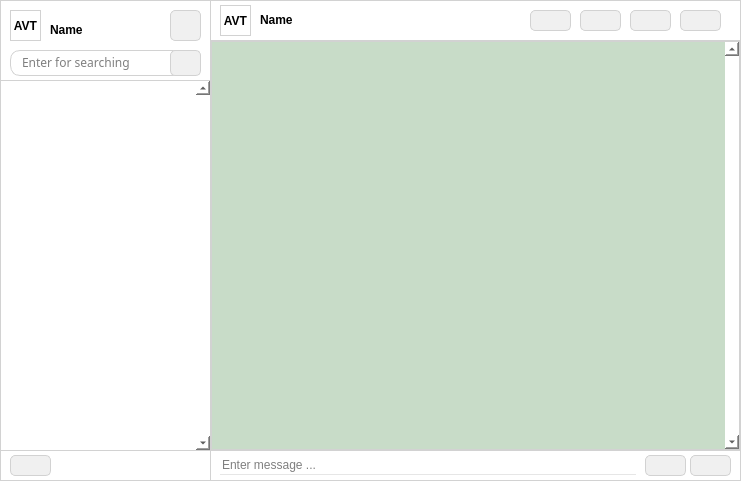
<?xml version="1.0" encoding="UTF-8"?>
<ui version="4.0">
 <class>home</class>
 <widget class="QWidget" name="home">
  <property name="enabled">
   <bool>true</bool>
  </property>
  <property name="geometry">
   <rect>
    <x>0</x>
    <y>0</y>
    <width>741</width>
    <height>481</height>
   </rect>
  </property>
  <property name="windowTitle">
   <string>Alo App</string>
  </property>
  <property name="autoFillBackground">
   <bool>false</bool>
  </property>
  <property name="styleSheet">
   <string notr="true">background: rgb(255, 255, 255);</string>
  </property>
  <widget class="QListWidget" name="chatListWidget">
   <property name="geometry">
    <rect>
     <x>0</x>
     <y>80</y>
     <width>211</width>
     <height>371</height>
    </rect>
   </property>
   <property name="styleSheet">
    <string notr="true">border: 1px solid rgb(210, 210, 210); </string>
   </property>
   <property name="frameShape">
    <enum>QFrame::Box</enum>
   </property>
   <property name="frameShadow">
    <enum>QFrame::Plain</enum>
   </property>
   <property name="lineWidth">
    <number>1</number>
   </property>
   <property name="verticalScrollBarPolicy">
    <enum>Qt::ScrollBarAlwaysOn</enum>
   </property>
   <property name="verticalScrollMode">
    <enum>QAbstractItemView::ScrollPerItem</enum>
   </property>
  </widget>
  <widget class="QWidget" name="topLeftWidget" native="true">
   <property name="geometry">
    <rect>
     <x>0</x>
     <y>0</y>
     <width>211</width>
     <height>81</height>
    </rect>
   </property>
   <property name="styleSheet">
    <string notr="true">border: 1px solid rgb(210, 210, 210);</string>
   </property>
   <widget class="QWidget" name="searchWidget" native="true">
    <property name="geometry">
     <rect>
      <x>10</x>
      <y>50</y>
      <width>191</width>
      <height>26</height>
     </rect>
    </property>
    <property name="styleSheet">
     <string notr="true">border: 1px solid rgb(210, 210, 210); border-radius: 10px</string>
    </property>
    <widget class="QLineEdit" name="inputSearch">
     <property name="geometry">
      <rect>
       <x>10</x>
       <y>1</y>
       <width>141</width>
       <height>23</height>
      </rect>
     </property>
     <property name="font">
      <font>
       <family>HoloLens MDL2 Assets</family>
      </font>
     </property>
     <property name="styleSheet">
      <string notr="true">border: 0px; border-radius: 0px;</string>
     </property>
     <property name="text">
      <string/>
     </property>
     <property name="placeholderText">
      <string>Enter for searching</string>
     </property>
    </widget>
    <widget class="QPushButton" name="btnSearch">
     <property name="geometry">
      <rect>
       <x>160</x>
       <y>0</y>
       <width>31</width>
       <height>26</height>
      </rect>
     </property>
     <property name="styleSheet">
      <string notr="true">border-radius: 5px; background-color: rgb(240, 240, 240);</string>
     </property>
     <property name="text">
      <string/>
     </property>
     <property name="icon">
      <iconset>
       <normaloff>../asset/icon/search.svg</normaloff>../asset/icon/search.svg</iconset>
     </property>
    </widget>
   </widget>
   <widget class="QPushButton" name="btnAddGroup">
    <property name="geometry">
     <rect>
      <x>170</x>
      <y>10</y>
      <width>31</width>
      <height>31</height>
     </rect>
    </property>
    <property name="styleSheet">
     <string notr="true">border-radius: 5px; background-color: rgb(240, 240, 240);</string>
    </property>
    <property name="text">
     <string/>
    </property>
    <property name="icon">
     <iconset>
      <normaloff>../asset/icon/add_group.svg</normaloff>../asset/icon/add_group.svg</iconset>
    </property>
   </widget>
   <widget class="QLabel" name="imgAvatar">
    <property name="geometry">
     <rect>
      <x>10</x>
      <y>10</y>
      <width>31</width>
      <height>31</height>
     </rect>
    </property>
    <property name="font">
     <font>
      <weight>75</weight>
      <bold>true</bold>
     </font>
    </property>
    <property name="text">
     <string>AVT</string>
    </property>
    <property name="alignment">
     <set>Qt::AlignCenter</set>
    </property>
   </widget>
   <widget class="QLabel" name="lblDisplayName">
    <property name="geometry">
     <rect>
      <x>50</x>
      <y>20</y>
      <width>111</width>
      <height>20</height>
     </rect>
    </property>
    <property name="font">
     <font>
      <weight>75</weight>
      <bold>true</bold>
     </font>
    </property>
    <property name="styleSheet">
     <string notr="true">border: none</string>
    </property>
    <property name="text">
     <string>Name</string>
    </property>
   </widget>
  </widget>
  <widget class="QWidget" name="topRightWidget" native="true">
   <property name="geometry">
    <rect>
     <x>210</x>
     <y>0</y>
     <width>531</width>
     <height>41</height>
    </rect>
   </property>
   <property name="styleSheet">
    <string notr="true">border: 1px solid rgb(210, 210, 210);</string>
   </property>
   <widget class="QPushButton" name="btnData">
    <property name="geometry">
     <rect>
      <x>470</x>
      <y>10</y>
      <width>41</width>
      <height>21</height>
     </rect>
    </property>
    <property name="styleSheet">
     <string notr="true">border-radius: 5px; background-color: rgb(240, 240, 240);</string>
    </property>
    <property name="text">
     <string/>
    </property>
    <property name="icon">
     <iconset>
      <normaloff>../asset/icon/data.svg</normaloff>../asset/icon/data.svg</iconset>
    </property>
   </widget>
   <widget class="QPushButton" name="btnCall">
    <property name="geometry">
     <rect>
      <x>370</x>
      <y>10</y>
      <width>41</width>
      <height>21</height>
     </rect>
    </property>
    <property name="styleSheet">
     <string notr="true">border-radius: 5px; background-color: rgb(240, 240, 240);</string>
    </property>
    <property name="text">
     <string/>
    </property>
    <property name="icon">
     <iconset>
      <normaloff>../asset/icon/call.svg</normaloff>../asset/icon/call.svg</iconset>
    </property>
   </widget>
   <widget class="QPushButton" name="btnVideoCall">
    <property name="geometry">
     <rect>
      <x>420</x>
      <y>10</y>
      <width>41</width>
      <height>21</height>
     </rect>
    </property>
    <property name="styleSheet">
     <string notr="true">border-radius: 5px; background-color: rgb(240, 240, 240);</string>
    </property>
    <property name="text">
     <string/>
    </property>
    <property name="icon">
     <iconset>
      <normaloff>../asset/icon/video_cam.svg</normaloff>../asset/icon/video_cam.svg</iconset>
    </property>
   </widget>
   <widget class="QLabel" name="lblChatName1">
    <property name="geometry">
     <rect>
      <x>50</x>
      <y>10</y>
      <width>131</width>
      <height>20</height>
     </rect>
    </property>
    <property name="font">
     <font>
      <weight>75</weight>
      <bold>true</bold>
     </font>
    </property>
    <property name="styleSheet">
     <string notr="true">border: none</string>
    </property>
    <property name="text">
     <string>Name</string>
    </property>
   </widget>
   <widget class="QLabel" name="imgAvatar1">
    <property name="geometry">
     <rect>
      <x>10</x>
      <y>5</y>
      <width>31</width>
      <height>31</height>
     </rect>
    </property>
    <property name="font">
     <font>
      <weight>75</weight>
      <bold>true</bold>
     </font>
    </property>
    <property name="text">
     <string>AVT</string>
    </property>
    <property name="alignment">
     <set>Qt::AlignCenter</set>
    </property>
   </widget>
   <widget class="QPushButton" name="btnAddGroup1">
    <property name="geometry">
     <rect>
      <x>320</x>
      <y>10</y>
      <width>41</width>
      <height>21</height>
     </rect>
    </property>
    <property name="styleSheet">
     <string notr="true">border-radius: 5px; background-color: rgb(240, 240, 240);</string>
    </property>
    <property name="text">
     <string/>
    </property>
    <property name="icon">
     <iconset>
      <normaloff>../asset/icon/add_group.svg</normaloff>../asset/icon/add_group.svg</iconset>
    </property>
   </widget>
  </widget>
  <widget class="QListWidget" name="msgListWidget">
   <property name="geometry">
    <rect>
     <x>210</x>
     <y>40</y>
     <width>531</width>
     <height>411</height>
    </rect>
   </property>
   <property name="styleSheet">
    <string notr="true">background: rgb(200, 220, 200); border: 2px solid rgb(210, 210, 210);</string>
   </property>
   <property name="frameShape">
    <enum>QFrame::Box</enum>
   </property>
   <property name="frameShadow">
    <enum>QFrame::Plain</enum>
   </property>
   <property name="lineWidth">
    <number>1</number>
   </property>
   <property name="verticalScrollBarPolicy">
    <enum>Qt::ScrollBarAlwaysOn</enum>
   </property>
   <property name="horizontalScrollBarPolicy">
    <enum>Qt::ScrollBarAlwaysOff</enum>
   </property>
   <property name="verticalScrollMode">
    <enum>QAbstractItemView::ScrollPerItem</enum>
   </property>
  </widget>
  <widget class="QWidget" name="bottomWidget" native="true">
   <property name="geometry">
    <rect>
     <x>210</x>
     <y>450</y>
     <width>531</width>
     <height>31</height>
    </rect>
   </property>
   <property name="styleSheet">
    <string notr="true">border: 1px solid rgb(210, 210, 210);</string>
   </property>
   <widget class="QPushButton" name="btnSend">
    <property name="geometry">
     <rect>
      <x>480</x>
      <y>5</y>
      <width>41</width>
      <height>21</height>
     </rect>
    </property>
    <property name="styleSheet">
     <string notr="true">border-radius: 5px; background-color: rgb(240, 240, 240);</string>
    </property>
    <property name="text">
     <string/>
    </property>
    <property name="icon">
     <iconset>
      <normaloff>../asset/icon/send.svg</normaloff>../asset/icon/send.svg</iconset>
    </property>
   </widget>
   <widget class="QPushButton" name="btnIcon">
    <property name="geometry">
     <rect>
      <x>435</x>
      <y>5</y>
      <width>41</width>
      <height>21</height>
     </rect>
    </property>
    <property name="styleSheet">
     <string notr="true">border-radius: 5px; background-color: rgb(240, 240, 240);</string>
    </property>
    <property name="text">
     <string/>
    </property>
    <property name="icon">
     <iconset>
      <normaloff>../asset/icon/icon.svg</normaloff>../asset/icon/icon.svg</iconset>
    </property>
   </widget>
   <widget class="QLineEdit" name="inputMsg">
    <property name="geometry">
     <rect>
      <x>10</x>
      <y>5</y>
      <width>416</width>
      <height>20</height>
     </rect>
    </property>
    <property name="styleSheet">
     <string notr="true">border: none; border-bottom: 1px solid rgb(230, 230, 230);</string>
    </property>
    <property name="text">
     <string/>
    </property>
    <property name="placeholderText">
     <string>Enter message ...</string>
    </property>
   </widget>
  </widget>
  <widget class="QWidget" name="toolsWidget" native="true">
   <property name="geometry">
    <rect>
     <x>0</x>
     <y>450</y>
     <width>211</width>
     <height>31</height>
    </rect>
   </property>
   <property name="styleSheet">
    <string notr="true">border: 1px solid rgb(210, 210, 210); </string>
   </property>
   <widget class="QPushButton" name="btnLogout">
    <property name="geometry">
     <rect>
      <x>10</x>
      <y>5</y>
      <width>41</width>
      <height>21</height>
     </rect>
    </property>
    <property name="styleSheet">
     <string notr="true">border-radius: 5px; background-color: rgb(240, 240, 240);</string>
    </property>
    <property name="text">
     <string/>
    </property>
    <property name="icon">
     <iconset>
      <normaloff>../asset/icon/logout.svg</normaloff>../asset/icon/logout.svg</iconset>
    </property>
   </widget>
  </widget>
 </widget>
 <resources/>
 <connections/>
</ui>
